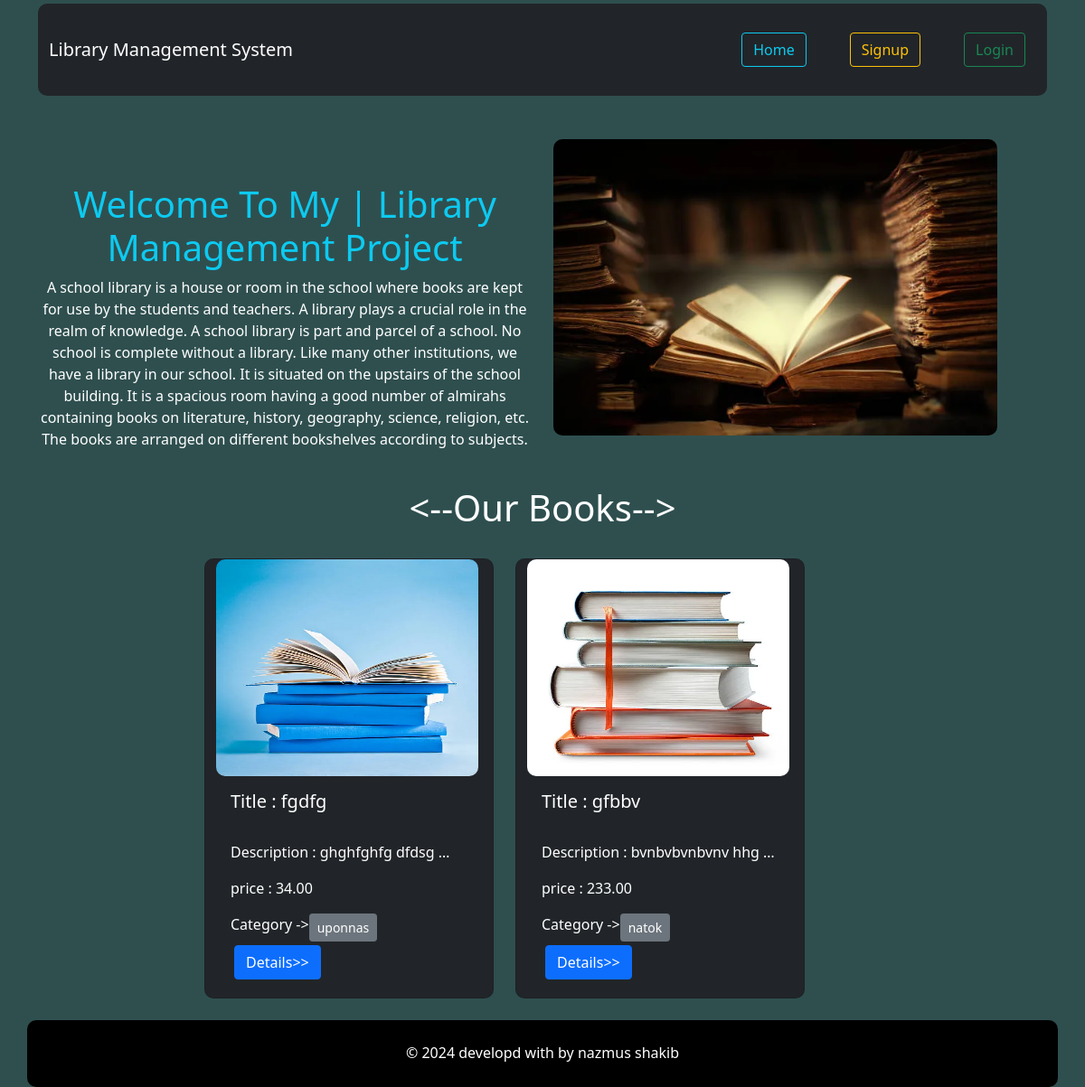
/, run on an earlier commit of the app's database.
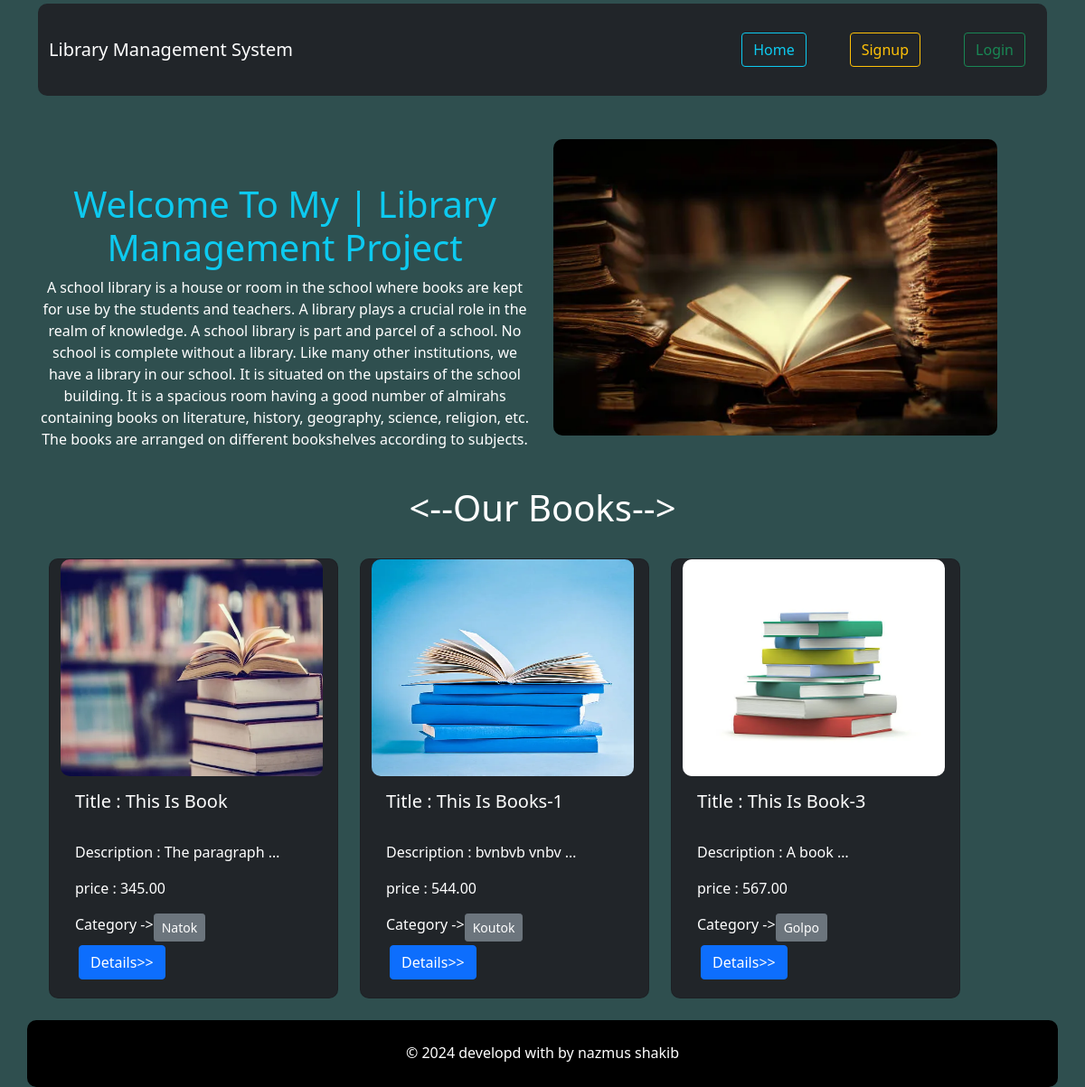
And on a later commit of the database.
### Books/models.py (models this page shows, shortened)
class BookModel(models.Model):
    title=models.CharField(max_length=100)
    description=models.CharField(max_length=1000000)
    image=models.ImageField(upload_to='image/uploads')
    price=models.DecimalField(max_digits=12,decimal_places=2)
    category=models.ManyToManyField(Category,null=True,blank=True)

class Category(models.Model):
    name=models.CharField(max_length=100)
    slug=models.SlugField(max_length=200,null=True,blank=True,unique=True)
    def __str__(self):
        return self.name

### library_management/views.py (the view)
# urls.py: 2. Add a URL to urlpatterns:  path('', views.home, name='home')
class home(TemplateView):
    template_name='base.html'
    def get_context_data(self,*args,**kwargs):
        context=super().get_context_data(*args,**kwargs)
        categorys=Category.objects.all()
        books=BookModel.objects.all()
        slug=self.kwargs.get('cat_slug',None)
        if slug is not None:
            cat=Category.objects.get(slug=slug)
            books=BookModel.objects.filter(category=cat)
        context['books']=books
        context['categorys']=categorys
        return context

### templates/base.html (shortened to what this page needs)
{% load static %}
<!DOCTYPE html>
<html lang="en">
<head>
    <link href="https://cdn.jsdelivr.net/npm/bootstrap@5.0.2/dist/css/bootstrap.min.css" rel="stylesheet"
>
</head>
<body style="background-color: darkslategray;">
    {% include "navbar.html" %}
    {% block content %}
    {% include "index.html" %}
    {% endblock content %}
    {% include "footer.html" %}
</body>
</html>

### templates/navbar.html (shortened to what this page needs)
<div class="container pt-1">
  <nav class="navbar navbar-expand-lg justify-content-between bg-dark" style="border-radius: 10px;">
    <div class="container-fluid">
      <a class="navbar-brand text-white" href="{% url 'home'%}">Library Management System</a>
    </div>
    <div>
      <div class="collapse navbar-collapse" id="navbarSupportedContent">
        <ul class="navbar-nav me-auto mb-2 mb-lg-0">
          <li class="nav-item">
            <a class="btn btn-outline-info m-4" href="{% url 'home'%}">Home</a>
          </li>
          {% if not user.is_authenticated %}
          <li class="nav-item">
            <a class="btn btn-outline-warning m-4" href="{% url 'registration'%}">Signup</a>
          </li>
          <li class="nav-item">
            <a class="btn btn-outline-success m-4" href="{% url 'login'%}">Login</a>
          </li>
        </ul>
      {% endif %}
    </div>
  </nav>
</div>

### templates/index.html (shortened to what this page needs)
{% load static %}
{% if not self.request.user.is_authenticated %}
{% include "home.html" %}
{% endif %}
{% if books %}
<br>
<h1 class="text-center text-white"><--Our Books--></h1>
<br>
<div class='row d-flex justify-content-evenly flex-wrap container'>
  <div class='row justify-content-center gap-4'>
    {% for book in books %}
    <div class="card bg-dark text-white" style="width: 20rem; border-radius: 10px;">
      <img src="{{book.image.url}}" class="card-img-top" style='width: 290px; height:240px; border-radius:10px;'
        alt="book image">
      <div class="card-body">
        <h5 class="card-title">Title : {{book.title}}</h5>
        <br>
        <p class="card-text">Description : {{book.description | truncatewords:2}}</p>
        <p>price : {{book.price}}</p>
        <div class='d-flex flex-wrap'>
          {% for ca in book.category.all %}
          Category -> <a class="btn btn-secondary btn-sm" disabled>{{ca}}</a>
          {% endfor %}
        </div>
        <div class='d-flex flex-wrap'>
          <a href="{% url 'book_details' book.id%}" class="btn btn-primary m-1 btn-md">Details>></a>
        </div>
      </div>
    </div>
    {% endfor %}
  </div>
</div>
{% endif %}

### templates/home.html
{% load static %}
<div class="container pt-5">
  <div class='row'>
    <div class='col-6 text-center pt-5'>
      <h1 class="text-info">Welcome To My | Library Management Project</h1>
      <p class="text-white">
        A school library is a house or room in the school where books are kept for use by the students and teachers. A library plays a crucial role in the realm of knowledge. A school library is part and parcel of a school. No school is complete without a library. Like many other institutions, we have a library in our school. It is situated on the upstairs of the school building. It is a spacious room having a good number of almirahs containing books on literature, history, geography, science, religion, etc. The books are arranged on different bookshelves according to subjects.
      </p>
    </div>
    <div class='col-6'>
      <img src="{% static 'books2.jpg'%}" style='width:90%; border-radius:10px;' alt="book">
    </div>
  </div>
</div>

### templates/footer.html
<br>
<footer class="container text-center pt-4"
    style="padding: 10px 20px; background-color:black; color:white; border-radius:10px;">
    <p>&copy; {% now 'Y' %} developd with by nazmus shakib</p>
</footer>

What changed in the data, as far as the page shows it:
removed BookModel: image (picture), title "fgdfg", description "ghghfghfg dfdsg …", price "34.00"
removed Category: name "uponnas", shown under "fgdfg"
removed BookModel: image (picture), title "gfbbv", description "bvnbvbvnbvnv hhg …", price "233.00"
removed Category: name "natok", shown under "gfbbv"
added BookModel: image (picture), title "This Is Book", description "The paragraph …", price "345.00"
added Category: name "Natok", shown under "This Is Book"
added BookModel: image (picture), title "This Is Books-1", description "bvnbvb vnbv …", price "544.00"
added Category: name "Koutok", shown under "This Is Books-1"
added BookModel: image (picture), title "This Is Book-3", description "A book …", price "567.00"
added Category: name "Golpo", shown under "This Is Book-3"
